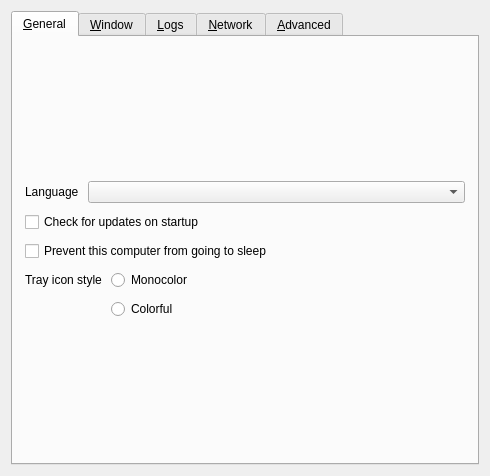
<?xml version="1.0" encoding="UTF-8"?>
<ui version="4.0">
 <class>SettingsDialog</class>
 <widget class="QDialog" name="SettingsDialog">
  <property name="geometry">
   <rect>
    <x>0</x>
    <y>0</y>
    <width>490</width>
    <height>326</height>
   </rect>
  </property>
  <property name="sizePolicy">
   <sizepolicy hsizetype="Maximum" vsizetype="Maximum">
    <horstretch>0</horstretch>
    <verstretch>0</verstretch>
   </sizepolicy>
  </property>
  <property name="windowTitle">
   <string>Preferences</string>
  </property>
  <property name="modal">
   <bool>true</bool>
  </property>
  <layout class="QVBoxLayout" name="verticalLayout_3">
   <item>
    <widget class="QTabWidget" name="tabWidget">
     <widget class="QWidget" name="tabGeneral">
      <attribute name="title">
       <string>&amp;General</string>
      </attribute>
      <layout class="QVBoxLayout" name="verticalLayout_6">
       <property name="spacing">
        <number>9</number>
       </property>
       <property name="leftMargin">
        <number>12</number>
       </property>
       <property name="topMargin">
        <number>12</number>
       </property>
       <property name="rightMargin">
        <number>12</number>
       </property>
       <property name="bottomMargin">
        <number>12</number>
       </property>
       <item>
        <spacer name="verticalSpacer_6">
         <property name="orientation">
          <enum>Qt::Orientation::Vertical</enum>
         </property>
         <property name="sizeHint" stdset="0">
          <size>
           <width>20</width>
           <height>0</height>
          </size>
         </property>
        </spacer>
       </item>
       <item>
        <layout class="QHBoxLayout" name="horizontalLayout_3">
         <item>
          <widget class="QLabel" name="lblLanguage">
           <property name="sizePolicy">
            <sizepolicy hsizetype="Maximum" vsizetype="Preferred">
             <horstretch>0</horstretch>
             <verstretch>0</verstretch>
            </sizepolicy>
           </property>
           <property name="text">
            <string>Language</string>
           </property>
          </widget>
         </item>
         <item>
          <widget class="QComboBox" name="comboLanguage"/>
         </item>
        </layout>
       </item>
       <item>
        <widget class="QCheckBox" name="cbAutoUpdate">
         <property name="text">
          <string>Check for updates on startup</string>
         </property>
        </widget>
       </item>
       <item>
        <widget class="QCheckBox" name="cbPreventSleep">
         <property name="text">
          <string>Prevent this computer from going to sleep</string>
         </property>
        </widget>
       </item>
       <item>
        <layout class="QFormLayout" name="formLayout">
         <item row="1" column="1">
          <widget class="QRadioButton" name="rbIconColorful">
           <property name="text">
            <string>Colorful</string>
           </property>
          </widget>
         </item>
         <item row="0" column="1">
          <widget class="QRadioButton" name="rbIconMono">
           <property name="text">
            <string>Monocolor</string>
           </property>
          </widget>
         </item>
         <item row="0" column="0">
          <widget class="QLabel" name="lblTrayIconStyle">
           <property name="text">
            <string>Tray icon style</string>
           </property>
          </widget>
         </item>
        </layout>
       </item>
       <item>
        <spacer name="verticalSpacer_3">
         <property name="orientation">
          <enum>Qt::Orientation::Vertical</enum>
         </property>
         <property name="sizeHint" stdset="0">
          <size>
           <width>20</width>
           <height>0</height>
          </size>
         </property>
        </spacer>
       </item>
      </layout>
     </widget>
     <widget class="QWidget" name="tabWindow">
      <attribute name="title">
       <string>&amp;Window</string>
      </attribute>
      <layout class="QVBoxLayout" name="verticalLayout_14">
       <property name="spacing">
        <number>9</number>
       </property>
       <property name="leftMargin">
        <number>12</number>
       </property>
       <property name="topMargin">
        <number>12</number>
       </property>
       <property name="rightMargin">
        <number>12</number>
       </property>
       <property name="bottomMargin">
        <number>12</number>
       </property>
       <item>
        <spacer name="verticalSpacer_7">
         <property name="orientation">
          <enum>Qt::Orientation::Vertical</enum>
         </property>
         <property name="sizeHint" stdset="0">
          <size>
           <width>20</width>
           <height>0</height>
          </size>
         </property>
        </spacer>
       </item>
       <item>
        <layout class="QFormLayout" name="formLayout_2">
         <property name="labelAlignment">
          <set>Qt::AlignmentFlag::AlignRight|Qt::AlignmentFlag::AlignTrailing|Qt::AlignmentFlag::AlignVCenter</set>
         </property>
         <item row="0" column="0">
          <widget class="QLabel" name="label_3">
           <property name="text">
            <string>When the application starts</string>
           </property>
          </widget>
         </item>
         <item row="0" column="1">
          <widget class="QWidget" name="widget" native="true">
           <layout class="QVBoxLayout" name="verticalLayout_2">
            <item>
             <widget class="QRadioButton" name="rbShowOnStart">
              <property name="text">
               <string>Show the main window</string>
              </property>
             </widget>
            </item>
            <item>
             <widget class="QRadioButton" name="rbAutoHide">
              <property name="text">
               <string>Send to background</string>
              </property>
             </widget>
            </item>
           </layout>
          </widget>
         </item>
         <item row="1" column="0">
          <widget class="QLabel" name="label">
           <property name="text">
            <string>When the main window is closed</string>
           </property>
           <property name="alignment">
            <set>Qt::AlignmentFlag::AlignRight|Qt::AlignmentFlag::AlignTrailing|Qt::AlignmentFlag::AlignVCenter</set>
           </property>
          </widget>
         </item>
         <item row="1" column="1">
          <widget class="QWidget" name="widget_2" native="true">
           <layout class="QVBoxLayout" name="verticalLayout_13">
            <item>
             <widget class="QRadioButton" name="rbExitOnClose">
              <property name="text">
               <string>Exit</string>
              </property>
             </widget>
            </item>
            <item>
             <widget class="QRadioButton" name="rbCloseToTray">
              <property name="text">
               <string>Send to background</string>
              </property>
             </widget>
            </item>
           </layout>
          </widget>
         </item>
        </layout>
       </item>
       <item>
        <widget class="QCheckBox" name="cbShowVersion">
         <property name="text">
          <string>Include version in the window title</string>
         </property>
        </widget>
       </item>
       <item>
        <spacer name="verticalSpacer_11">
         <property name="orientation">
          <enum>Qt::Orientation::Vertical</enum>
         </property>
         <property name="sizeHint" stdset="0">
          <size>
           <width>20</width>
           <height>0</height>
          </size>
         </property>
        </spacer>
       </item>
      </layout>
     </widget>
     <widget class="QWidget" name="tabLog">
      <attribute name="title">
       <string>&amp;Logs</string>
      </attribute>
      <layout class="QVBoxLayout" name="verticalLayout">
       <property name="spacing">
        <number>9</number>
       </property>
       <property name="leftMargin">
        <number>12</number>
       </property>
       <property name="topMargin">
        <number>12</number>
       </property>
       <property name="rightMargin">
        <number>12</number>
       </property>
       <property name="bottomMargin">
        <number>12</number>
       </property>
       <item>
        <spacer name="verticalSpacer_8">
         <property name="orientation">
          <enum>Qt::Orientation::Vertical</enum>
         </property>
         <property name="sizeHint" stdset="0">
          <size>
           <width>20</width>
           <height>0</height>
          </size>
         </property>
        </spacer>
       </item>
       <item>
        <layout class="QHBoxLayout" name="horizontalLayout_4">
         <item>
          <widget class="QLabel" name="lblLogLevel">
           <property name="sizePolicy">
            <sizepolicy hsizetype="Maximum" vsizetype="Fixed">
             <horstretch>0</horstretch>
             <verstretch>0</verstretch>
            </sizepolicy>
           </property>
           <property name="text">
            <string>Level</string>
           </property>
          </widget>
         </item>
         <item>
          <widget class="QComboBox" name="comboLogLevel"/>
         </item>
        </layout>
       </item>
       <item>
        <widget class="QLabel" name="lblDebugWarning">
         <property name="text">
          <string>Using a log level higher than Info may affect performance.</string>
         </property>
         <property name="wordWrap">
          <bool>true</bool>
         </property>
        </widget>
       </item>
       <item>
        <widget class="QGroupBox" name="groupLogToFile">
         <property name="title">
          <string>Log to file</string>
         </property>
         <property name="checkable">
          <bool>true</bool>
         </property>
         <layout class="QHBoxLayout" name="horizontalLayout_2">
          <item>
           <widget class="QWidget" name="widgetLogFilename" native="true">
            <property name="sizePolicy">
             <sizepolicy hsizetype="Preferred" vsizetype="Maximum">
              <horstretch>0</horstretch>
              <verstretch>0</verstretch>
             </sizepolicy>
            </property>
            <layout class="QHBoxLayout" name="_4">
             <property name="spacing">
              <number>3</number>
             </property>
             <property name="leftMargin">
              <number>0</number>
             </property>
             <property name="topMargin">
              <number>0</number>
             </property>
             <property name="rightMargin">
              <number>0</number>
             </property>
             <property name="bottomMargin">
              <number>0</number>
             </property>
             <item>
              <widget class="QLabel" name="labelLogPath">
               <property name="sizePolicy">
                <sizepolicy hsizetype="Preferred" vsizetype="Fixed">
                 <horstretch>0</horstretch>
                 <verstretch>0</verstretch>
                </sizepolicy>
               </property>
               <property name="text">
                <string>Log path</string>
               </property>
              </widget>
             </item>
             <item>
              <spacer name="horizontalSpacer_7">
               <property name="orientation">
                <enum>Qt::Orientation::Horizontal</enum>
               </property>
               <property name="sizeType">
                <enum>QSizePolicy::Policy::Minimum</enum>
               </property>
               <property name="sizeHint" stdset="0">
                <size>
                 <width>17</width>
                 <height>25</height>
                </size>
               </property>
              </spacer>
             </item>
             <item>
              <widget class="QLineEdit" name="lineLogFilename">
               <property name="enabled">
                <bool>true</bool>
               </property>
               <property name="sizePolicy">
                <sizepolicy hsizetype="Expanding" vsizetype="Fixed">
                 <horstretch>0</horstretch>
                 <verstretch>0</verstretch>
                </sizepolicy>
               </property>
              </widget>
             </item>
             <item>
              <widget class="QPushButton" name="btnBrowseLog">
               <property name="enabled">
                <bool>true</bool>
               </property>
               <property name="cursor">
                <cursorShape>PointingHandCursor</cursorShape>
               </property>
               <property name="text">
                <string/>
               </property>
               <property name="icon">
                <iconset theme="QIcon::ThemeIcon::DocumentOpen"/>
               </property>
               <property name="flat">
                <bool>true</bool>
               </property>
              </widget>
             </item>
            </layout>
           </widget>
          </item>
         </layout>
        </widget>
       </item>
       <item>
        <widget class="QCheckBox" name="cbGuiDebug">
         <property name="text">
          <string>Enable GUI debug messages</string>
         </property>
        </widget>
       </item>
       <item>
        <spacer name="verticalSpacer_4">
         <property name="orientation">
          <enum>Qt::Orientation::Vertical</enum>
         </property>
         <property name="sizeHint" stdset="0">
          <size>
           <width>20</width>
           <height>0</height>
          </size>
         </property>
        </spacer>
       </item>
      </layout>
     </widget>
     <widget class="QWidget" name="tabNetwork">
      <attribute name="title">
       <string>&amp;Network</string>
      </attribute>
      <layout class="QVBoxLayout" name="verticalLayout_7">
       <property name="spacing">
        <number>9</number>
       </property>
       <property name="leftMargin">
        <number>12</number>
       </property>
       <property name="topMargin">
        <number>12</number>
       </property>
       <property name="rightMargin">
        <number>12</number>
       </property>
       <property name="bottomMargin">
        <number>12</number>
       </property>
       <item>
        <spacer name="verticalSpacer_9">
         <property name="orientation">
          <enum>Qt::Orientation::Vertical</enum>
         </property>
         <property name="sizeHint" stdset="0">
          <size>
           <width>20</width>
           <height>0</height>
          </size>
         </property>
        </spacer>
       </item>
       <item>
        <layout class="QHBoxLayout" name="horizontalLayout">
         <item>
          <widget class="QLabel" name="lblNetworkIp">
           <property name="sizePolicy">
            <sizepolicy hsizetype="Maximum" vsizetype="Fixed">
             <horstretch>0</horstretch>
             <verstretch>0</verstretch>
            </sizepolicy>
           </property>
           <property name="text">
            <string>Network IP</string>
           </property>
          </widget>
         </item>
         <item>
          <widget class="QComboBox" name="comboInterface">
           <property name="sizePolicy">
            <sizepolicy hsizetype="Maximum" vsizetype="Fixed">
             <horstretch>0</horstretch>
             <verstretch>0</verstretch>
            </sizepolicy>
           </property>
           <item>
            <property name="text">
             <string>Automatic</string>
            </property>
           </item>
          </widget>
         </item>
         <item>
          <spacer name="horizontalSpacer">
           <property name="orientation">
            <enum>Qt::Orientation::Horizontal</enum>
           </property>
           <property name="sizeType">
            <enum>QSizePolicy::Policy::Expanding</enum>
           </property>
           <property name="sizeHint" stdset="0">
            <size>
             <width>25</width>
             <height>20</height>
            </size>
           </property>
          </spacer>
         </item>
        </layout>
       </item>
       <item>
        <layout class="QHBoxLayout" name="horizontalLayout_6">
         <item>
          <widget class="QLabel" name="lblPort">
           <property name="sizePolicy">
            <sizepolicy hsizetype="Maximum" vsizetype="Fixed">
             <horstretch>0</horstretch>
             <verstretch>0</verstretch>
            </sizepolicy>
           </property>
           <property name="text">
            <string>Port</string>
           </property>
          </widget>
         </item>
         <item>
          <widget class="QSpinBox" name="sbPort">
           <property name="enabled">
            <bool>true</bool>
           </property>
           <property name="sizePolicy">
            <sizepolicy hsizetype="Maximum" vsizetype="Fixed">
             <horstretch>0</horstretch>
             <verstretch>0</verstretch>
            </sizepolicy>
           </property>
           <property name="maximum">
            <number>65535</number>
           </property>
           <property name="value">
            <number>24800</number>
           </property>
          </widget>
         </item>
         <item>
          <spacer name="horizontalSpacer_3">
           <property name="orientation">
            <enum>Qt::Orientation::Horizontal</enum>
           </property>
           <property name="sizeHint" stdset="0">
            <size>
             <width>40</width>
             <height>20</height>
            </size>
           </property>
          </spacer>
         </item>
        </layout>
       </item>
       <item>
        <widget class="QGroupBox" name="groupBluetooth">
         <property name="sizePolicy">
          <sizepolicy hsizetype="Preferred" vsizetype="Maximum">
           <horstretch>0</horstretch>
           <verstretch>0</verstretch>
          </sizepolicy>
         </property>
         <property name="title">
          <string>Bluetooth transport</string>
         </property>
         <layout class="QVBoxLayout" name="verticalLayoutBluetooth">
          <item>
           <widget class="QCheckBox" name="cbBluetooth">
            <property name="text">
             <string>Use Bluetooth</string>
            </property>
           </widget>
          </item>
          <item>
           <layout class="QHBoxLayout" name="horizontalLayoutBluetooth">
            <item>
             <widget class="QPushButton" name="btnBtScan">
              <property name="sizePolicy">
               <sizepolicy hsizetype="Maximum" vsizetype="Fixed">
                <horstretch>0</horstretch>
                <verstretch>0</verstretch>
               </sizepolicy>
              </property>
              <property name="text">
               <string>Scan</string>
              </property>
             </widget>
            </item>
            <item>
             <widget class="QLabel" name="lblBtStatus">
              <property name="sizePolicy">
               <sizepolicy hsizetype="Expanding" vsizetype="Preferred">
                <horstretch>0</horstretch>
                <verstretch>0</verstretch>
               </sizepolicy>
              </property>
              <property name="wordWrap">
               <bool>true</bool>
              </property>
              <property name="text">
               <string notr="true"/>
              </property>
             </widget>
            </item>
           </layout>
          </item>
          <item>
           <widget class="QListWidget" name="listBtDevices">
            <property name="minimumSize">
             <size>
              <width>0</width>
              <height>96</height>
             </size>
            </property>
           </widget>
          </item>
          <item>
           <widget class="QLabel" name="lblBtHint">
            <property name="wordWrap">
             <bool>true</bool>
            </property>
            <property name="text">
             <string notr="true"/>
            </property>
           </widget>
          </item>
         </layout>
        </widget>
       </item>
       <item>
        <widget class="QGroupBox" name="groupSecurity">
         <property name="sizePolicy">
          <sizepolicy hsizetype="Preferred" vsizetype="Maximum">
           <horstretch>0</horstretch>
           <verstretch>0</verstretch>
          </sizepolicy>
         </property>
         <property name="title">
          <string>Enable TLS Encryption</string>
         </property>
         <property name="checkable">
          <bool>true</bool>
         </property>
         <property name="checked">
          <bool>false</bool>
         </property>
         <layout class="QVBoxLayout" name="_11">
          <item>
           <widget class="QWidget" name="widgetTlsCert" native="true">
            <layout class="QHBoxLayout" name="_12">
             <property name="leftMargin">
              <number>0</number>
             </property>
             <property name="topMargin">
              <number>0</number>
             </property>
             <property name="rightMargin">
              <number>0</number>
             </property>
             <property name="bottomMargin">
              <number>0</number>
             </property>
             <item>
              <widget class="QLabel" name="lblTlsCertInfo">
               <property name="text">
                <string notr="true"/>
               </property>
              </widget>
             </item>
             <item>
              <widget class="QLabel" name="lblTlsCert">
               <property name="sizePolicy">
                <sizepolicy hsizetype="Preferred" vsizetype="Fixed">
                 <horstretch>0</horstretch>
                 <verstretch>0</verstretch>
                </sizepolicy>
               </property>
               <property name="text">
                <string>Certificate</string>
               </property>
              </widget>
             </item>
             <item>
              <widget class="QLineEdit" name="lineTlsCertPath">
               <property name="minimumSize">
                <size>
                 <width>0</width>
                 <height>0</height>
                </size>
               </property>
              </widget>
             </item>
             <item>
              <widget class="QPushButton" name="btnTlsCertPath">
               <property name="cursor">
                <cursorShape>PointingHandCursor</cursorShape>
               </property>
               <property name="text">
                <string/>
               </property>
               <property name="icon">
                <iconset theme="QIcon::ThemeIcon::DocumentOpen"/>
               </property>
               <property name="flat">
                <bool>true</bool>
               </property>
              </widget>
             </item>
            </layout>
           </widget>
          </item>
          <item>
           <layout class="QHBoxLayout" name="horizontalLayout_5">
            <property name="topMargin">
             <number>0</number>
            </property>
            <item>
             <widget class="QLabel" name="lblTlsKeyLength">
              <property name="sizePolicy">
               <sizepolicy hsizetype="Preferred" vsizetype="Fixed">
                <horstretch>0</horstretch>
                <verstretch>0</verstretch>
               </sizepolicy>
              </property>
              <property name="text">
               <string>Key length</string>
              </property>
             </widget>
            </item>
            <item>
             <widget class="QComboBox" name="comboTlsKeyLength">
              <item>
               <property name="text">
                <string notr="true">2048</string>
               </property>
              </item>
              <item>
               <property name="text">
                <string notr="true">4096</string>
               </property>
              </item>
             </widget>
            </item>
            <item>
             <spacer name="horizontalSpacer_2">
              <property name="orientation">
               <enum>Qt::Orientation::Horizontal</enum>
              </property>
              <property name="sizeHint" stdset="0">
               <size>
                <width>40</width>
                <height>20</height>
               </size>
              </property>
             </spacer>
            </item>
            <item>
             <widget class="QPushButton" name="btnTlsRegenCert">
              <property name="text">
               <string>Regenerate certificate</string>
              </property>
              <property name="icon">
               <iconset theme="QIcon::ThemeIcon::ViewRefresh"/>
              </property>
             </widget>
            </item>
           </layout>
          </item>
          <item>
           <widget class="QCheckBox" name="cbRequireClientCert">
            <property name="text">
             <string>Require client certificates</string>
            </property>
           </widget>
          </item>
          <item>
           <spacer name="verticalSpacer_2">
            <property name="orientation">
             <enum>Qt::Orientation::Vertical</enum>
            </property>
            <property name="sizeHint" stdset="0">
             <size>
              <width>20</width>
              <height>0</height>
             </size>
            </property>
           </spacer>
          </item>
         </layout>
        </widget>
       </item>
       <item>
        <spacer name="verticalSpacer_5">
         <property name="orientation">
          <enum>Qt::Orientation::Vertical</enum>
         </property>
         <property name="sizeHint" stdset="0">
          <size>
           <width>20</width>
           <height>0</height>
          </size>
         </property>
        </spacer>
       </item>
      </layout>
     </widget>
     <widget class="QWidget" name="tabAdvanced">
      <attribute name="title">
       <string>&amp;Advanced</string>
      </attribute>
      <layout class="QVBoxLayout" name="verticalLayout_4">
       <property name="spacing">
        <number>9</number>
       </property>
       <property name="leftMargin">
        <number>12</number>
       </property>
       <property name="topMargin">
        <number>12</number>
       </property>
       <property name="rightMargin">
        <number>12</number>
       </property>
       <property name="bottomMargin">
        <number>12</number>
       </property>
       <item>
        <spacer name="verticalSpacer_10">
         <property name="orientation">
          <enum>Qt::Orientation::Vertical</enum>
         </property>
         <property name="sizeHint" stdset="0">
          <size>
           <width>20</width>
           <height>0</height>
          </size>
         </property>
        </spacer>
       </item>
       <item>
        <widget class="QGroupBox" name="groupService">
         <property name="enabled">
          <bool>true</bool>
         </property>
         <property name="title">
          <string>Use background service (daemon)</string>
         </property>
         <property name="checkable">
          <bool>true</bool>
         </property>
         <property name="checked">
          <bool>false</bool>
         </property>
         <layout class="QGridLayout" name="_6">
          <item row="1" column="0">
           <widget class="QCheckBox" name="cbElevateDaemon">
            <property name="text">
             <string>Always run as system (work at login screen and UAC)</string>
            </property>
            <property name="autoExclusive">
             <bool>false</bool>
            </property>
           </widget>
          </item>
         </layout>
        </widget>
       </item>
       <item>
        <layout class="QFormLayout" name="formLayout_3">
         <property name="fieldGrowthPolicy">
          <enum>QFormLayout::FieldGrowthPolicy::ExpandingFieldsGrow</enum>
         </property>
         <property name="rowWrapPolicy">
          <enum>QFormLayout::RowWrapPolicy::DontWrapRows</enum>
         </property>
         <property name="labelAlignment">
          <set>Qt::AlignmentFlag::AlignLeading|Qt::AlignmentFlag::AlignLeft|Qt::AlignmentFlag::AlignVCenter</set>
         </property>
         <property name="formAlignment">
          <set>Qt::AlignmentFlag::AlignHCenter|Qt::AlignmentFlag::AlignTop</set>
         </property>
         <item row="0" column="0">
          <widget class="QCheckBox" name="cbRunEnterCommand">
           <property name="text">
            <string>Run command on enter</string>
           </property>
          </widget>
         </item>
         <item row="0" column="1">
          <widget class="QLineEdit" name="lineCommandEnter"/>
         </item>
         <item row="1" column="0">
          <widget class="QCheckBox" name="cbRunExitCommand">
           <property name="text">
            <string>Run command on exit</string>
           </property>
          </widget>
         </item>
         <item row="1" column="1">
          <widget class="QLineEdit" name="lineCommandExit"/>
         </item>
        </layout>
       </item>
       <item>
        <spacer name="verticalSpacer">
         <property name="orientation">
          <enum>Qt::Orientation::Vertical</enum>
         </property>
         <property name="sizeHint" stdset="0">
          <size>
           <width>20</width>
           <height>0</height>
          </size>
         </property>
        </spacer>
       </item>
       <item>
        <widget class="QPushButton" name="btnClearAllSettings">
         <property name="text">
          <string>Remove all settings</string>
         </property>
        </widget>
       </item>
      </layout>
     </widget>
    </widget>
   </item>
  </layout>
 </widget>
 <resources/>
 <connections/>
</ui>
